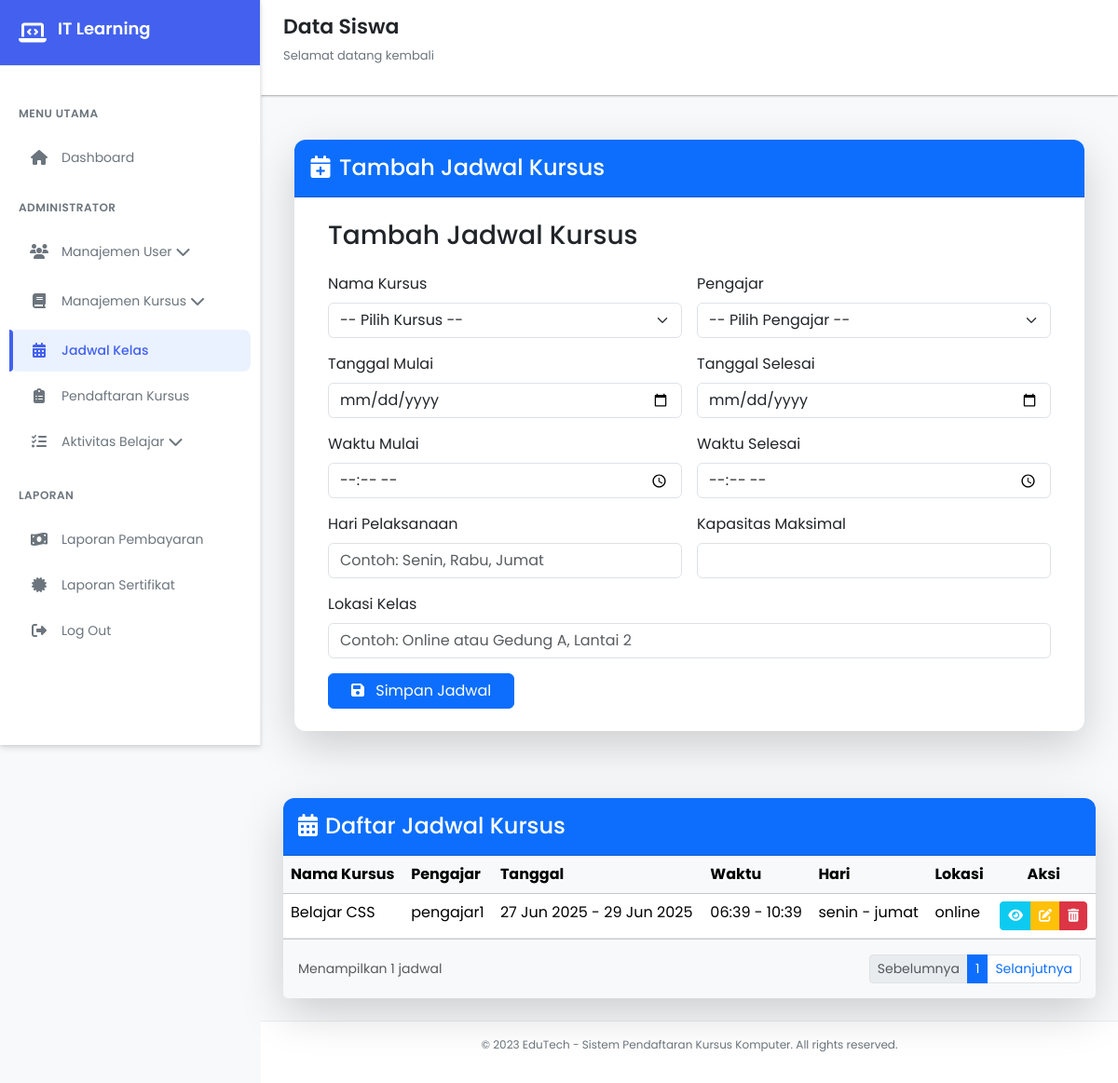
The app's page /views/dashboard/jadwal/jadwal.php?success=1 (signed in) with its own data.
### tables this page shows
CREATE TABLE `schedules` (
  `schedule_id` int(11) NOT NULL,
  `course_id` int(11) DEFAULT NULL,
  `instructor_id` int(11) DEFAULT NULL,
  `tanggal_mulai` date DEFAULT NULL,
  `tanggal_selesai` date DEFAULT NULL,
  `waktu_mulai` time DEFAULT NULL,
  `waktu_selesai` time DEFAULT NULL,
  `hari_pelaksanaan` varchar(50) DEFAULT NULL,
  `kapasitas_maksimal` int(11) DEFAULT NULL,
  `lokasi_kelas` varchar(255) DEFAULT NULL
);

CREATE TABLE `courses` (
  `course_id` int(11) NOT NULL,
  `nama_kursus` varchar(255) DEFAULT NULL,
  `deskripsi` text DEFAULT NULL,
  `durasi_jam` int(11) DEFAULT NULL,
  `harga` decimal(10,2) DEFAULT NULL,
  `level` enum('Dasar','Menengah','Lanjut') DEFAULT NULL,
  `status_aktif` tinyint(1) DEFAULT NULL
);

CREATE TABLE `users` (
  `user_id` int(11) NOT NULL,
  `nama_lengkap` varchar(255) DEFAULT NULL,
  `email` varchar(255) DEFAULT NULL,
  `password_hash` varchar(255) DEFAULT NULL,
  `telepon` varchar(20) DEFAULT NULL,
  `alamat` text DEFAULT NULL,
  `tanggal_registrasi` datetime DEFAULT NULL,
  `last_login` datetime DEFAULT NULL,
  `role` enum('siswa','pengajar','admin') DEFAULT NULL
);

### views/dashboard/jadwal/jadwal.php (the view, shortened to what this page needs)
<?php
include '../../../database/koneksi.php';
$user_id = $_SESSION['user_id'];
$role = $_SESSION['role'];
if ($role == 'pengajar') {
    $query = "
        SELECT s.*, c.nama_kursus, u.nama_lengkap AS nama_pengajar
        FROM schedules s
        JOIN courses c ON s.course_id = c.course_id
        JOIN users u ON s.instructor_id = u.user_id
        WHERE s.instructor_id = '$user_id'
    ";
} else {
    $query = "
        SELECT s.*, c.nama_kursus, u.nama_lengkap AS nama_pengajar
        FROM schedules s
        JOIN courses c ON s.course_id = c.course_id
        JOIN users u ON s.instructor_id = u.user_id
    ";
}
$result = mysqli_query($conn, $query);
?>
<!DOCTYPE html>
<html lang="id">
<head>
    <link href="https://cdn.jsdelivr.net/npm/bootstrap@5.3.3/dist/css/bootstrap.min.css" rel="stylesheet">
    <link rel="stylesheet" href="https://cdnjs.cloudflare.com/ajax/libs/font-awesome/6.4.0/css/all.min.css">
    <link rel="stylesheet" href="../../../css/dasboard.css">
</head>
<body>
    <div class="sidebar" id="sidebar">
        <div class="sidebar-header">
            <i class="fas fa-laptop-code"></i>
            <h2>IT Learning</h2>
        </div>
        <div class="sidebar-menu">
            <div class="menu-category">Menu Utama</div>
            <div class="menu-item" onclick="window.location.href='../dashboard.php'">
                <i class="fas fa-home"></i>
                <span>Dashboard</span>
            </div>
            <?php if ($_SESSION['role'] == 'admin') : ?>
                <div class="menu-category">Administrator</div>
                <div class="menu-item" onclick="toggleDropdown('user-dropdown')">
                    <i class="fas fa-users"></i>
                    <span>Manajemen User</span>
                    <i class="fas fa-chevron-down ml-auto" id="user-chevron"></i>
                </div>
            <?php endif; ?>
            <div class="menu-item" onclick="toggleDropdown('course-dropdown')">
                <i class="fas fa-book"></i>
                <span>Manajemen Kursus</span>
                <i class="fas fa-chevron-down ml-auto" id="course-chevron"></i>
            </div>
            <div class="menu-item active" onclick="window.location.href='jadwal.php'">
                <i class="fas fa-calendar-alt"></i>
                <span>Jadwal Kelas</span>
            </div>
            <?php if ($_SESSION['role'] == 'admin') : ?>
                <div class="menu-item" onclick="window.location.href='../pendaftaran_kursus/pendaftaran.php'">
                    <i class="fas fa-clipboard-list"></i>
                    <span>Pendaftaran Kursus</span>
                </div>
            <?php endif; ?>
            <div class="menu-item" onclick="toggleDropdown('activity-dropdown')">
                <i class="fas fa-tasks"></i>
                <span>Aktivitas Belajar</span>
                <i class="fas fa-chevron-down ml-auto" id="activity-chevron"></i>
            </div>
            <div class="menu-category">Laporan</div>
            <?php if ($_SESSION['role'] == 'admin') : ?>
                <div class="menu-item" onclick="window.location.href='../pembayaran/laporan_pembayaran.php'">
                    <i class="fas fa-money-bill-wave"></i>
                    <span>Laporan Pembayaran</span>
                </div>
            <?php endif; ?>
             <div class="menu-item" onclick="window.location.href='../sertifikat/sertifikat.php'">
                <i class="fas fa-certificate"></i>
                <span>Laporan Sertifikat</span>
            </div>
            <div class="menu-item" onclick="window.location.href='../../../php/logout.php'">
                <i class="fas fa-sign-out-alt"></i>
                <span>Log Out</span>
            </div>
        </div>
    </div>
    <div class="main-content" id="mainContent">
        <div class="header">
            <div class="header-title">
                <h1>Data Siswa</h1>
                <p>Selamat datang kembali</p>
            </div>
        </div>
    <div class="content">
 <div class="container-fluid py-4">
    <div class="card shadow-lg mb-5 border-0">
        <div class="card-header bg-primary text-white py-3">
            <h4 class="mb-0"><i class="fas fa-calendar-plus me-2"></i>Tambah Jadwal Kursus</h4>
        </div>
        <div class="card-body p-4">
            <div class="container">
        <h3 class="mb-4">Tambah Jadwal Kursus</h3>
        <form action="../../../php/jadwal/store.php" method="POST" class="row g-3">
            <div class="col-md-6">
                <label for="course_id" class="form-label">Nama Kursus</label>
                <select name="course_id" id="course_id" class="form-select" required>
                    <option value="">-- Pilih Kursus --</option>
                </select>
            </div>
            <div class="col-md-6">
                <label for="instructor_id" class="form-label">Pengajar</label>
                <?php if ($role == 'pengajar'): ?>
                    <?php
                        $getNama = mysqli_query($conn, "SELECT nama_lengkap FROM users WHERE user_id = '$user_id'");
                        $nama_pengajar = mysqli_fetch_assoc($getNama)['nama_lengkap'];
                    ?>
                    <input type="hidden" name="instructor_id" value="<?= $user_id ?>">
                    <input type="text" class="form-control" value="<?= htmlspecialchars($nama_pengajar) ?>" readonly>
                <?php else: ?>
                    <select name="instructor_id" id="instructor_id" class="form-select" required>
                        <option value="">-- Pilih Pengajar --</option>
                    </select>
                <?php endif; ?>
            </div>
            <div class="col-md-6">
                <label for="tanggal_mulai" class="form-label">Tanggal Mulai</label>
                <input type="date" name="tanggal_mulai" id="tanggal_mulai" class="form-control" required>
            </div>
            <div class="col-md-6">
                <label for="tanggal_selesai" class="form-label">Tanggal Selesai</label>
                <input type="date" name="tanggal_selesai" id="tanggal_selesai" class="form-control" required>
            </div>
            <div class="col-md-6">
                <label for="waktu_mulai" class="form-label">Waktu Mulai</label>
                <input type="time" name="waktu_mulai" id="waktu_mulai" class="form-control" required>
            </div>
            <div class="col-md-6">
                <label for="waktu_selesai" class="form-label">Waktu Selesai</label>
                <input type="time" name="waktu_selesai" id="waktu_selesai" class="form-control" required>
            </div>
            <div class="col-md-6">
                <label for="hari_pelaksanaan" class="form-label">Hari Pelaksanaan</label>
                <input type="text" name="hari_pelaksanaan" id="hari_pelaksanaan" class="form-control" placeholder="Contoh: Senin, Rabu, Jumat" required>
            </div>
            <div class="col-md-6">
                <label for="kapasitas_maksimal" class="form-label">Kapasitas Maksimal</label>
                <input type="number" name="kapasitas_maksimal" id="kapasitas_maksimal" class="form-control" required>
            </div>
            <div class="col-md-12">
                <label for="lokasi_kelas" class="form-label">Lokasi Kelas</label>
                <input type="text" name="lokasi_kelas" id="lokasi_kelas" class="form-control" placeholder="Contoh: Online atau Gedung A, Lantai 2" required>
            </div>
            <div class="col-12 mt-3">
                <button type="submit" class="btn btn-primary px-4">
                    <i class="fas fa-save me-2"></i> Simpan Jadwal
                </button>
            </div>
        </form>
    </div>
        </div>
    </div>
</div>
<div class="card shadow-lg border-0">
    <div class="card-header bg-primary text-white py-3">
        <h4 class="mb-0"><i class="fas fa-calendar-alt me-2"></i>Daftar Jadwal Kursus</h4>
    </div>
    <div class="card-body p-0">
        <div class="table-responsive">
            <table class="table table-hover mb-0" id="jadwalTable">
                <thead class="table-light">
                    <tr>
                        <th>Nama Kursus</th>
                        <th>Pengajar</th>
                        <th>Tanggal</th>
                        <th>Waktu</th>
                        <th>Hari</th>
                        <th>Lokasi</th>
                        <th class="text-center">Aksi</th>
                    </tr>
                </thead>
                <tbody>
                    <?php if (mysqli_num_rows($result) > 0): ?>
                        <?php while ($row = mysqli_fetch_assoc($result)) { ?>
                        <tr>
                            <td><?= htmlspecialchars($row['nama_kursus']) ?></td>
                            <td><?= htmlspecialchars($row['nama_pengajar']) ?></td>
                            <td><?= date('d M Y', strtotime($row['tanggal_mulai'])) ?> -
                                <?= date('d M Y', strtotime($row['tanggal_selesai'])) ?></td>
                            <td><?= date('H:i', strtotime($row['waktu_mulai'])) ?> -
                                <?= date('H:i', strtotime($row['waktu_selesai'])) ?></td>
                            <td><?= htmlspecialchars($row['hari_pelaksanaan']) ?></td>
                            <td><?= htmlspecialchars($row['lokasi_kelas']) ?></td>
                            <td class="text-center">
                                <div class="btn-group btn-group-sm">
                                    <a href="detail_jadwal.php?id=<?= $row['schedule_id'] ?>" class="btn btn-info text-white" title="Detail">
                                        <i class="fas fa-eye"></i>
                                    </a>
                                    <a href="edit_jadwal.php?id=<?= $row['schedule_id'] ?>" class="btn btn-warning text-white" title="Edit">
                                        <i class="fas fa-edit"></i>
                                    </a>
                                   <a href="../../../php/jadwal/delete.php?id=<?= $row['schedule_id'] ?>"
                                    class="btn btn-danger"
                                    onclick="return confirm('Yakin ingin menghapus jadwal ini?')"
                                    title="Hapus">
                                    <i class="fas fa-trash-alt"></i>
                                    </a>
                                </div>
                            </td>
                        </tr>
                        <?php } ?>
                    <?php else: ?>
                        <tr>
                            <td colspan="7" class="text-center text-muted">Belum ada jadwal yang tersedia.</td>
                        </tr>
                    <?php endif; ?>
                </tbody>
            </table>
        </div>
    </div>
    <div class="card-footer bg-light py-3">
        <div class="d-flex justify-content-between align-items-center">
            <div class="text-muted small">
                Menampilkan <span><?= mysqli_num_rows($result) ?></span> jadwal
            </div>
            <nav aria-label="Page navigation">
                <ul class="pagination pagination-sm mb-0">
                    <li class="page-item disabled"><a class="page-link" href="#">Sebelumnya</a></li>
                    <li class="page-item active"><a class="page-link" href="#">1</a></li>
                    <li class="page-item"><a class="page-link" href="#">Selanjutnya</a></li>
                </ul>
            </nav>
        </div>
    </div>
</div>
</div>
        <div class="footer">
            <p>© 2023 EduTech - Sistem Pendaftaran Kursus Komputer. All rights reserved.</p>
        </div>
    </div>
</body>
</html>

### css/dasboard.css (style rules this page uses)
:root { --primary: #4361ee; --primary-dark: #3a56d4; --primary-light: #ebf2ff; --secondary: #3f37c9; --accent: #4895ef; --success: #4cc9f0; --warning: #f8961e; --danger: #f72585; --light: #f8f9fa; --dark: #212529; --gray: #6c757d; --light-gray: #e9ecef; --white: #ffffff; --shadow-sm: 0 1px 3px rgba(0,0,0,0.12), 0 1px 2px rgba(0,0,0,0.24); --shadow-md: 0 4px 6px rgba(0,0,0,0.1), 0 1px 3px rgba(0,0,0,0.08); --shadow-lg: 0 10px 25px rgba(0,0,0,0.1), 0 5px 10px rgba(0,0,0,0.05); --radius-sm: 8px; --radius-md: 12px; --radius-lg: 16px; --transition: all 0.3s cubic-bezier(0.25, 0.8, 0.25, 1); }
.card { border-radius: 0.75rem; }
.card-header { border-radius: 0.75rem 0.75rem 0 0 !important; }
* { margin: 0; padding: 0; box-sizing: border-box; font-family: 'Poppins', sans-serif; }
body { display: flex; min-height: 100vh; background-color: var(--light); color: var(--dark); transition: var(--transition); }
.sidebar { width: 280px; background: var(--white); height: 100vh; position: fixed; transition: var(--transition); z-index: 1000; box-shadow: var(--shadow-md); border-right: 1px solid var(--light-gray); display: flex; flex-direction: column; }
.sidebar-header { padding: 20px; display: flex; align-items: center; border-bottom: 1px solid var(--light-gray); background: var(--primary); color: var(--white); }
.sidebar-header i { font-size: 24px; margin-right: 12px; color: var(--white); }
.sidebar-header h2 { font-size: 18px; font-weight: 600; }
.sidebar-menu { padding: 20px 0; flex: 1; overflow-y: auto; }
.menu-category { padding: 12px 20px; font-size: 12px; font-weight: 600; text-transform: uppercase; letter-spacing: 0.5px; color: var(--gray); margin-top: 10px; }
.menu-item { padding: 12px 20px; display: flex; align-items: center; cursor: pointer; transition: var(--transition); margin: 4px 10px; border-radius: var(--radius-sm); color: var(--gray); }
.menu-item.active { background-color: var(--primary-light); color: var(--primary); font-weight: 500; position: relative; }
.menu-item.active::before { content: ''; position: absolute; left: 0; top: 0; height: 100%; width: 4px; background-color: var(--primary); border-radius: 0 var(--radius-sm) var(--radius-sm) 0; }
.menu-item i { width: 24px; margin-right: 12px; font-size: 16px; text-align: center; }
.menu-item span { font-size: 14px; }
.main-content { flex: 1; margin-left: 280px; transition: var(--transition); min-height: 100vh; display: flex; flex-direction: column; }
.header { display: flex; justify-content: space-between; align-items: center; padding: 16px 24px; background-color: var(--white); box-shadow: var(--shadow-sm); z-index: 100; position: sticky; top: 0; }
.header-title h1 { color: var(--dark); font-size: 22px; font-weight: 600; }
.header-title p { font-size: 13px; color: var(--gray); margin-top: 2px; }
.content { flex: 1; padding: 24px; background-color: var(--light); }
.footer { text-align: center; padding: 16px; font-size: 12px; color: var(--gray); border-top: 1px solid var(--light-gray); background-color: var(--white); }

### records on screen
schedules: course.nama_kursus "Belajar CSS", users.nama_lengkap "pengajar1", tanggal_mulai "27 Jun 2025", tanggal_selesai "29 Jun 2025", waktu_mulai "06:39", waktu_selesai "10:39", hari_pelaksanaan "senin - jumat", lokasi_kelas "online"

### other values on screen
mysqli_num_rows($result) "1"
